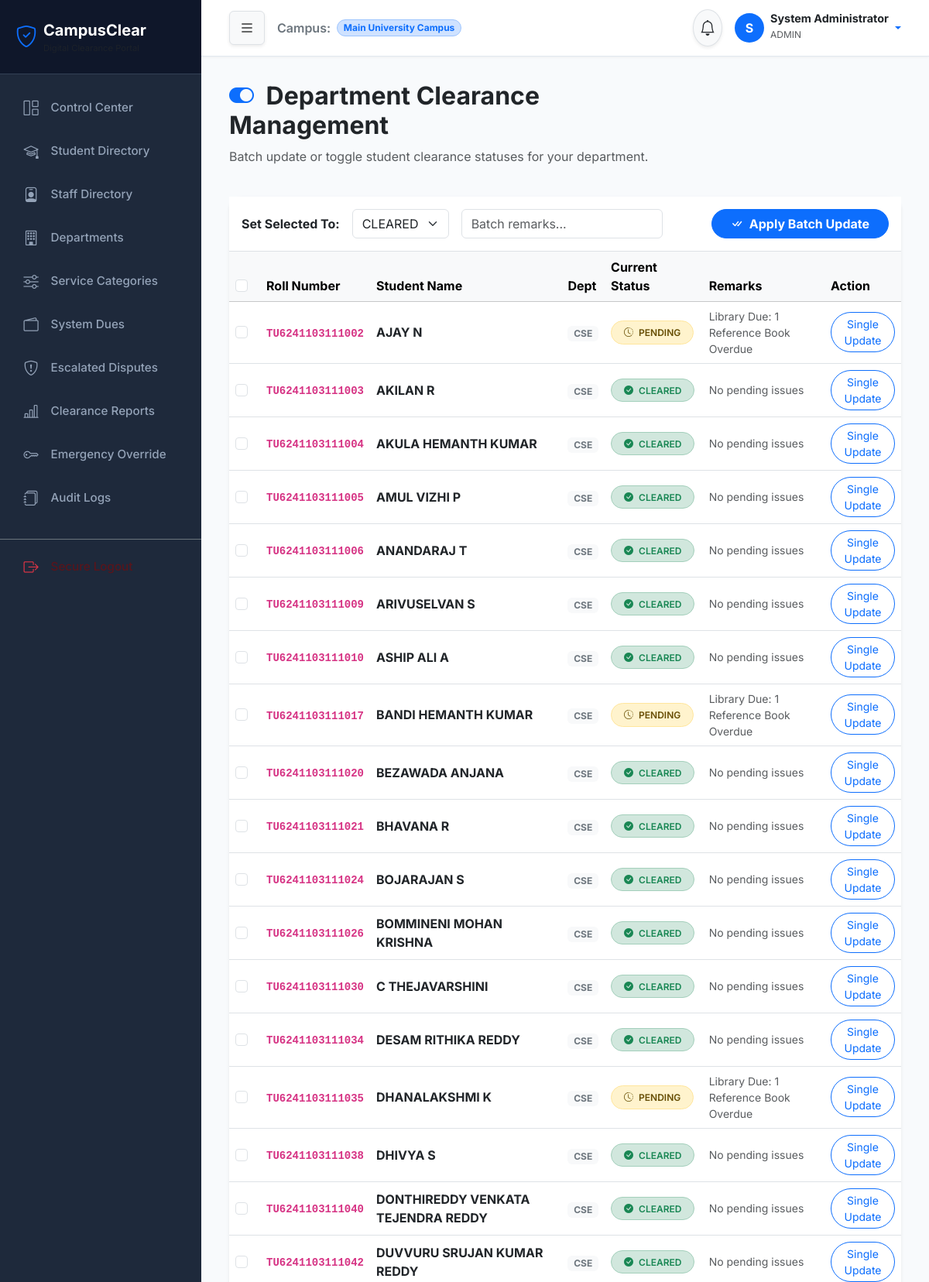
/staff/clearance_management.php (signed in, upper part), run on the app's committed database.
### tables this page shows
CREATE TABLE `clearance_status` (
  `id` int(11) NOT NULL AUTO_INCREMENT,
  `student_id` int(11) NOT NULL,
  `department_id` int(11) NOT NULL,
  `status` enum('cleared','pending','blocked') DEFAULT 'cleared',
  `remarks` text DEFAULT NULL,
  `last_updated_by` int(11) DEFAULT NULL,
  `updated_at` timestamp NOT NULL DEFAULT current_timestamp() ON UPDATE current_timestamp(),
  PRIMARY KEY (`id`),
  UNIQUE KEY `unique_student_dept` (`student_id`,`department_id`),
  KEY `department_id` (`department_id`),
  KEY `last_updated_by` (`last_updated_by`),
  CONSTRAINT `clearance_status_ibfk_1` FOREIGN KEY (`student_id`) REFERENCES `students` (`id`) ON DELETE CASCADE,
  CONSTRAINT `clearance_status_ibfk_2` FOREIGN KEY (`department_id`) REFERENCES `departments` (`id`),
  CONSTRAINT `clearance_status_ibfk_3` FOREIGN KEY (`last_updated_by`) REFERENCES `users` (`id`) ON DELETE SET NULL
);

CREATE TABLE `students` (
  `id` int(11) NOT NULL AUTO_INCREMENT,
  `user_id` int(11) NOT NULL,
  `roll_number` varchar(30) NOT NULL,
  `full_name` varchar(100) NOT NULL,
  `email` varchar(100) NOT NULL,
  `phone` varchar(20) DEFAULT NULL,
  `department_id` int(11) NOT NULL,
  `batch` varchar(20) NOT NULL,
  `semester` int(11) DEFAULT 1,
  `academic_year` varchar(20) DEFAULT NULL,
  `created_at` timestamp NOT NULL DEFAULT current_timestamp(),
  PRIMARY KEY (`id`),
  UNIQUE KEY `user_id` (`user_id`),
  UNIQUE KEY `roll_number` (`roll_number`),
  UNIQUE KEY `email` (`email`),
  KEY `department_id` (`department_id`),
  CONSTRAINT `students_ibfk_1` FOREIGN KEY (`user_id`) REFERENCES `users` (`id`) ON DELETE CASCADE,
  CONSTRAINT `students_ibfk_2` FOREIGN KEY (`department_id`) REFERENCES `departments` (`id`)
);

CREATE TABLE `departments` (
  `id` int(11) NOT NULL AUTO_INCREMENT,
  `name` varchar(100) NOT NULL,
  `code` varchar(20) NOT NULL,
  `description` text DEFAULT NULL,
  `is_active` tinyint(1) DEFAULT 1,
  `created_at` timestamp NOT NULL DEFAULT current_timestamp(),
  PRIMARY KEY (`id`),
  UNIQUE KEY `name` (`name`),
  UNIQUE KEY `code` (`code`)
);

### staff/clearance_management.php (the view, shortened to what this page needs)
<?php
require_once __DIR__ . '/../includes/header.php';
require_once __DIR__ . '/../includes/sidebar.php';
require_once __DIR__ . '/../includes/navbar.php';
$staff_dept_id = $_SESSION['department_id'] ?? 1;
$pdo = db();
$stmt = $pdo->prepare("
    SELECT s.*, d.code as dept_code, COALESCE(cs.status, 'cleared') as current_status, cs.remarks
    FROM students s
    JOIN departments d ON s.department_id = d.id
    LEFT JOIN clearance_status cs ON s.id = cs.student_id AND cs.department_id = :did
    ORDER BY s.roll_number ASC
");
$stmt->execute([':did' => $staff_dept_id]);
$students = $stmt->fetchAll();
?>
<div class="container-fluid">
    <div class="row mb-4">
        <div class="col-md-8">
            <h2 class="fw-bold text-dark"><i class="bi bi-toggle-on me-2 text-primary"></i> Department Clearance Management</h2>
            <p class="text-muted">Batch update or toggle student clearance statuses for your department.</p>
        </div>
    </div>
    <div class="card card-glass border-0 shadow-sm mb-4">
        <form method="POST" action="">
            <div class="card-header bg-white py-3 border-bottom d-flex flex-wrap justify-content-between align-items-center gap-3">
                <div class="d-flex align-items-center gap-3">
                    <span class="fw-bold text-dark">Set Selected To:</span>
                    <select class="form-select w-auto" name="target_status" required>
                        <option value="cleared">CLEARED</option>
                    </select>
                    <input type="text" class="form-control w-auto" name="remarks" placeholder="Batch remarks...">
                </div>
                <button type="submit" class="btn btn-primary rounded-pill px-4 fw-bold">
                    <i class="bi bi-check-all me-1"></i> Apply Batch Update
                </button>
            </div>
            <div class="card-body p-0">
                <div class="table-responsive">
                    <table class="table table-hover align-middle mb-0">
                        <thead class="table-light">
                            <tr>
                                <th style="width: 40px;"><input type="checkbox" class="form-check-input" id="selectAll"></th>
                                <th>Roll Number</th>
                                <th>Student Name</th>
                                <th>Dept</th>
                                <th>Current Status</th>
                                <th>Remarks</th>
                                <th>Action</th>
                            </tr>
                        </thead>
                        <tbody>
                            <?php foreach ($students as $st): ?>
                                <tr>
                                    <td><input type="checkbox" class="form-check-input student-checkbox" name="student_ids[]" value="<?= $st['id'] ?>"></td>
                                    <td class="fw-bold"><code><?= sanitize($st['roll_number']) ?></code></td>
                                    <td><strong class="text-dark"><?= sanitize($st['full_name']) ?></strong></td>
                                    <td><span class="badge bg-light text-secondary"><?= sanitize($st['dept_code']) ?></span></td>
                                    <td><?= get_status_badge($st['current_status']) ?></td>
                                    <td class="small text-muted"><?= sanitize($st['remarks']) ?></td>
                                    <td>
                                        <a href="<?= BASE_URL ?>/staff/student_detail.php?id=<?= $st['id'] ?>" class="btn btn-sm btn-outline-primary rounded-pill">
                                            Single Update
                                        </a>
                                    </td>
                                </tr>
                            <?php endforeach; ?>
                        </tbody>
                    </table>
                </div>
            </div>
        </form>
    </div>
</div>
<?php require_once __DIR__ . '/../includes/footer.php'; ?>

### includes/functions.php (shortened to what this page needs)
<?php
function sanitize($data) {
    return htmlspecialchars(trim((string)$data), ENT_QUOTES, 'UTF-8');
}
function get_status_badge($status) {
    $status_clean = strtolower(trim((string)$status));
    switch ($status_clean) {
        case 'cleared':
        case 'approved':
        case 'resolved':
        case 'active':
            return '<span class="badge bg-success-subtle text-success px-3 py-2 border border-success-subtle rounded-pill fw-semibold"><i class="bi bi-check-circle-fill me-1"></i> ' . strtoupper($status) . '</span>';
        case 'pending':
        case 'submitted':
        case 'in_progress':
        case 'open':
        case 'under_review':
            return '<span class="badge bg-warning-subtle text-warning-emphasis px-3 py-2 border border-warning-subtle rounded-pill fw-semibold"><i class="bi bi-clock-history me-1"></i> ' . strtoupper(str_replace('_', ' ', $status)) . '</span>';
    }
}

### assets/css/style.css (style rules this page uses)
:root { --primary-color: #4f46e5; --primary-hover: #4338ca; --secondary-color: #0ea5e9; --dark-bg: #0f172a; --sidebar-bg: #1e293b; --card-bg: #ffffff; --text-main: #334155; --text-muted: #64748b; --border-color: #e2e8f0; --success-bg: #dcfce7; --success-text: #15803d; --warning-bg: #fef9c3; --warning-text: #a16207; --danger-bg: #ffe4e6; --danger-text: #be123c; --shadow-sm: 0 1px 3px rgba(0,0,0,0.05); --shadow-md: 0 4px 6px -1px rgba(0,0,0,0.07), 0 2px 4px -1px rgba(0,0,0,0.04); --shadow-lg: 0 10px 25px -5px rgba(0,0,0,0.08), 0 8px 10px -6px rgba(0,0,0,0.03); }
body { font-family: 'Inter', system-ui, -apple-system, sans-serif; background-color: #f8fafc; color: var(--text-main); min-height: 100vh; display: flex; flex-direction: column; }
.card-glass { background: rgba(255, 255, 255, 0.95); backdrop-filter: blur(10px); border: 1px solid rgba(226, 232, 240, 0.8); border-radius: 1rem; box-shadow: var(--shadow-md); transition: transform 0.2s ease, box-shadow 0.2s ease; }

### data on the page
clearance_status: student.roll_number "TU6241103111002", student.full_name "AJAY N", departments.code "CSE", status "PENDING", remarks "Library Due: 1 Reference Book Overdue"
clearance_status: student.roll_number "TU6241103111003", student.full_name "AKILAN R", departments.code "CSE", status "CLEARED", remarks "No pending issues"
clearance_status: student.roll_number "TU6241103111004", student.full_name "AKULA HEMANTH KUMAR", departments.code "CSE", status "CLEARED", remarks "No pending issues"
clearance_status: student.roll_number "TU6241103111005", student.full_name "AMUL VIZHI P", departments.code "CSE", status "CLEARED", remarks "No pending issues"
clearance_status: student.roll_number "TU6241103111006", student.full_name "ANANDARAJ T", departments.code "CSE", status "CLEARED", remarks "No pending issues"
clearance_status: student.roll_number "TU6241103111009", student.full_name "ARIVUSELVAN S", departments.code "CSE", status "CLEARED", remarks "No pending issues"
clearance_status: student.roll_number "TU6241103111010", student.full_name "ASHIP ALI A", departments.code "CSE", status "CLEARED", remarks "No pending issues"
clearance_status: student.roll_number "TU6241103111017", student.full_name "BANDI HEMANTH KUMAR", departments.code "CSE", status "PENDING", remarks "Library Due: 1 Reference Book Overdue"
clearance_status: student.roll_number "TU6241103111020", student.full_name "BEZAWADA ANJANA", departments.code "CSE", status "CLEARED", remarks "No pending issues"
clearance_status: student.roll_number "TU6241103111021", student.full_name "BHAVANA R", departments.code "CSE", status "CLEARED", remarks "No pending issues"
clearance_status: student.roll_number "TU6241103111024", student.full_name "BOJARAJAN S", departments.code "CSE", status "CLEARED", remarks "No pending issues"
clearance_status: student.roll_number "TU6241103111026", student.full_name "BOMMINENI MOHAN KRISHNA", departments.code "CSE", status "CLEARED", remarks "No pending issues"
clearance_status: student.roll_number "TU6241103111030", student.full_name "C THEJAVARSHINI", departments.code "CSE", status "CLEARED", remarks "No pending issues"
clearance_status: student.roll_number "TU6241103111034", student.full_name "DESAM RITHIKA REDDY", departments.code "CSE", status "CLEARED", remarks "No pending issues"
clearance_status: student.roll_number "TU6241103111035", student.full_name "DHANALAKSHMI K", departments.code "CSE", status "PENDING", remarks "Library Due: 1 Reference Book Overdue"
clearance_status: student.roll_number "TU6241103111038", student.full_name "DHIVYA S", departments.code "CSE", status "CLEARED", remarks "No pending issues"
clearance_status: student.roll_number "TU6241103111040", student.full_name "DONTHIREDDY VENKATA TEJENDRA REDDY", departments.code "CSE", status "CLEARED", remarks "No pending issues"
clearance_status: student.roll_number "TU6241103111042", student.full_name "DUVVURU SRUJAN KUMAR REDDY", departments.code "CSE", status "CLEARED", remarks "No pending issues"

### other printed values
APP_NAME "CampusClear"
substr($user['full_name'], 0, 1) "S"
$user['full_name'] "System Administrator"
$user['role'] "ADMIN"
